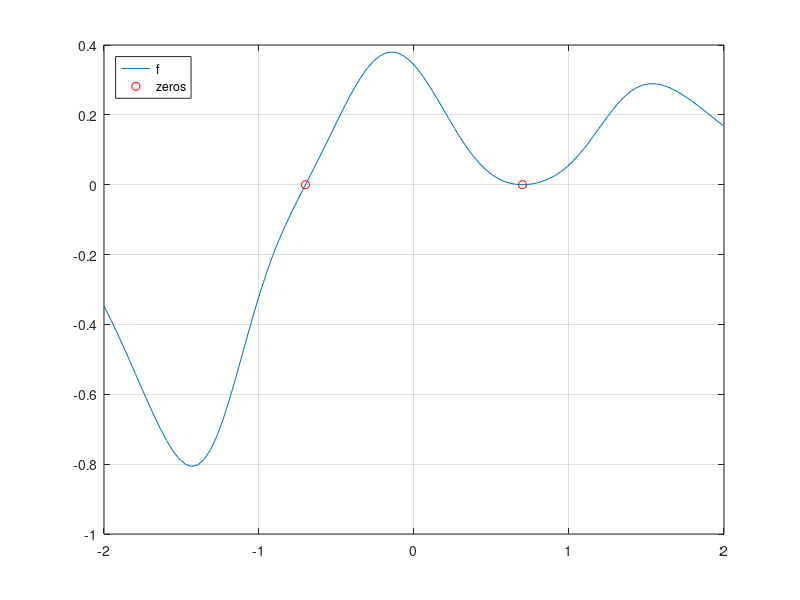

The MATLAB script that drew this image:
f = @(x) (2*x.^3-1.4*x.^2-0.98*x+0.686).*exp(-x.^2)-...
         (x.^3-0.7*x.^2-0.49*x+0.343).*exp(-x.^4);
xx=linspace(-2,2);
plot(xx,f(xx));grid
hold on
xx=[-0.7 0.7];
plot(xx,f(xx),'ro');
legend("f","zeros","location","northwest")
hold off
